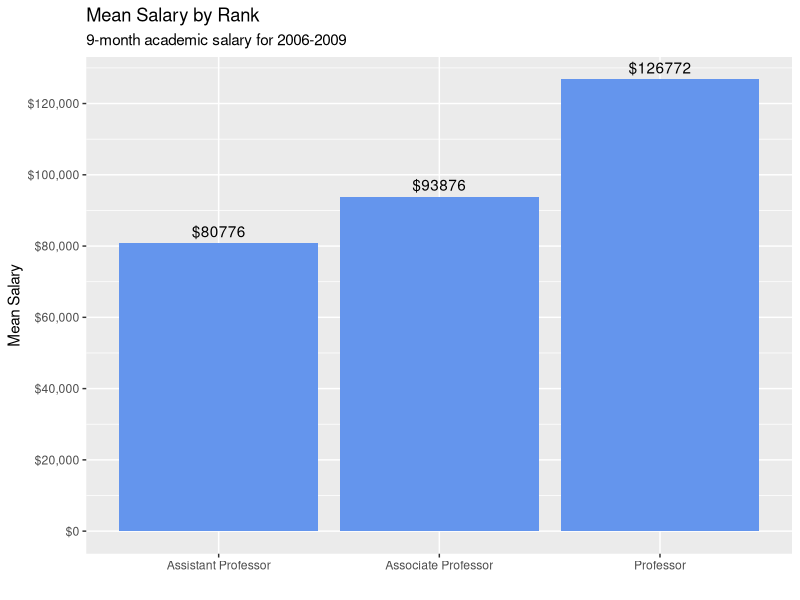

The R source for this figure:
data(Salaries, package="carData")
library(dplyr)
library(ggplot2)
plot_data<-Salaries %>%
  group_by(rank)%>%
  summarize(mean_salary=mean(salary), n=n())
View(plot_data)

ggplot(
  plot_data,
  aes(
    x=factor(rank,
             labels = c(
               "Assistant Professor",
               "Associate Professor",
               "Professor"
             )),
      
    
    y=mean_salary
  )
)+
  geom_bar(
    stat='identity',
    fill="cornflowerblue"
  )+
  geom_text(
    aes(label=paste0("$", round(mean_salary, 0))
        ),
    vjust=-0.5
    
  )+
  scale_y_continuous(
    breaks = seq(0, 130000, 20000),
    labels = scales::dollar
    
  )+
  labs(title="Mean Salary by Rank",
       subtitle="9-month academic salary for 2006-2009",
       y="Mean Salary",
       x="")